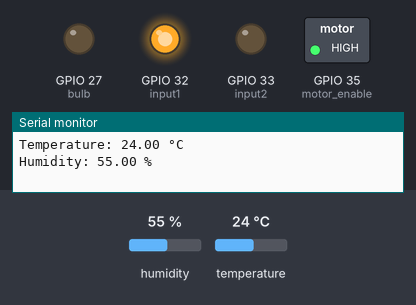
Simulated run of this sketch. Board: ESP32. Parts: switched loads named in the sketch (green lamp = pin HIGH), output pins drawn as LEDs (lit = HIGH), the last lines printed to the serial monitor. The inputs (shaded band) are chosen by the test bench; at power-on: temperature 24 °C, humidity 55 %. WiFi joins after 1.5 s; servers stay silent unless stated.

Above: at 3.0 s.
3.1 s: temperature set to 17 °C
7.2 s: temperature set to 14 °C
At 10.8 s:
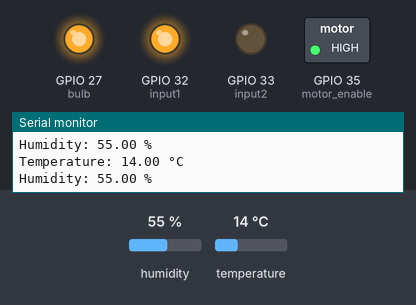
11.5 s: humidity set to 42 %
15.2 s: humidity set to 39 %
At 19.3 s:
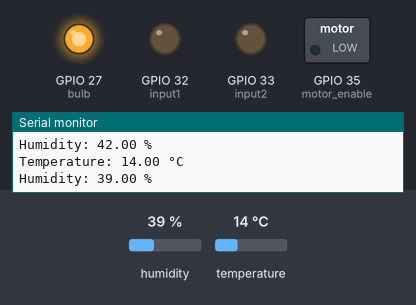
Timing chart, 0 to 20.8 s (numbered marks = the images above; inputs shaded):
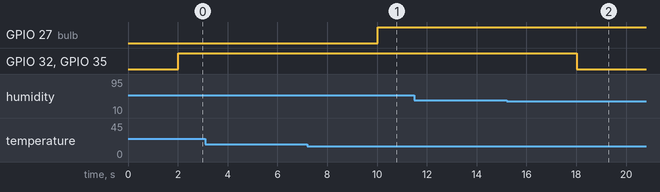

Measured:
- the behaviour switches between 16 and 15 °C on temperature (found by bisection; images 0 and 1)
- the behaviour switches between 41 and 40 % on humidity (found by bisection; images 1 and 2)
- after the input at 7.2 s, GPIO 27 (bulb): LOW → HIGH after 2.8 s
- after the input at 15.2 s, GPIO 32 (input1), GPIO 35 (motor_enable): HIGH → LOW after 2.8 s

The sketch:

Final_Incubator.ino
```cpp
#define BLYNK_TEMPLATE_ID "TMPL61gf8v_Te"
#define BLYNK_TEMPLATE_NAME "Incubator"
#define BLYNK_AUTH_TOKEN "NIddNoLvweZyfR1EwsC6YuBGTaFkm-Il"
#include "DHT.h"
#include <WiFi.h>
#include <WiFiClient.h>
#include <BlynkSimpleEsp32.h>

#define DHTPIN 25
#define DHTTYPE DHT11
DHT dht(DHTPIN, DHTTYPE);

#define bulb 27
#define input1 32
#define input2 33
#define motor_enable 35

char auth[] = BLYNK_AUTH_TOKEN;
char ssid[] = "OPPO A95";
char pass[] = "j8a3iczu";

float Temperature;
float Humidity;

bool useManualTemperature = false;
unsigned long currentMillis = 0, previousMillis = 0, dayStartMillis = 0;
const unsigned long interval = 2000, oneDayMillis = 86400000;
int dayCounter = 1;

void setup() {
  Serial.begin(115200);
  Blynk.begin(auth, ssid, pass, "blynk.cloud", 80);
  dht.begin();
  pinMode(bulb, OUTPUT);
  pinMode(input1, OUTPUT);
  pinMode(input2, OUTPUT);
  digitalWrite(bulb, LOW);
  digitalWrite(input1, LOW);
  digitalWrite(input2, LOW);
  dayStartMillis = millis();
}

void loop() {
  Blynk.run();
  currentMillis = millis();
  // Increment the dayCounter if a day has passed
  if (currentMillis - dayStartMillis >= oneDayMillis) {
    dayCounter++;
    dayStartMillis += oneDayMillis;
  }
  if (!useManualTemperature) {
    if (dayCounter <= 18) {
      Temperature = 15.0;
      Humidity = 40.0;
    } else {
      Temperature = 45.0;
      Humidity = 70.0;
    }
  }
  if (currentMillis - previousMillis >= interval) {
    previousMillis = currentMillis;
    float humidity = dht.readHumidity();
    float temperature = dht.readTemperature();
    if (isnan(humidity) || isnan(temperature)) return;
    Serial.print("Temperature: ");
    Serial.print(temperature);
    Serial.println(" °C");
    Serial.print("Humidity: ");
    Serial.print(humidity);
    Serial.println(" %");
    Blynk.virtualWrite(V0, temperature);
    Blynk.virtualWrite(V1, humidity);
    if (dayCounter <= 18) {
      First_18_days(temperature, humidity);
    } else {
      Last_days(temperature, humidity);
    }
  }
}

BLYNK_WRITE(V2) {
  useManualTemperature = param.asInt();
  Serial.print("Use Manual Temperature: ");
  Serial.println(useManualTemperature ? "Enabled" : "Disabled");
}

BLYNK_WRITE(V3) {
  if (useManualTemperature) {
    Temperature = param.asFloat();  // Update global temperature with manual input
    Serial.print("Manual Temperature Set To: ");
    Serial.println(Temperature);
  }
}

BLYNK_WRITE(V4) {
  if (useManualTemperature) {
    Humidity = param.asFloat();  // Update global humidity with manual input
    Serial.print("Manual Humidity Set To: ");
    Serial.println(Humidity);
  }
}

void First_18_days(float temperature, float humidity) {
  control_ac_load(temperature);
  control_fan(humidity, temperature);
}

void Last_days(float temperature, float humidity) {
  control_ac_load(temperature);
  control_fan(humidity, temperature);
}

void control_ac_load(float temperature) {
  if (temperature > Temperature) {
    digitalWrite(bulb, LOW);
  } else {
    digitalWrite(bulb, HIGH);
  }
}

void control_fan(float humidity, float temperature) {
  if (humidity > Humidity || temperature > Temperature) {
    digitalWrite(input1, HIGH);
    digitalWrite(input2, LOW);
    analogWrite(motor_enable , 4000);
  } else {
    digitalWrite(input1, LOW);
    digitalWrite(input2, LOW);
    analogWrite(motor_enable , 0);
  }
}
```
